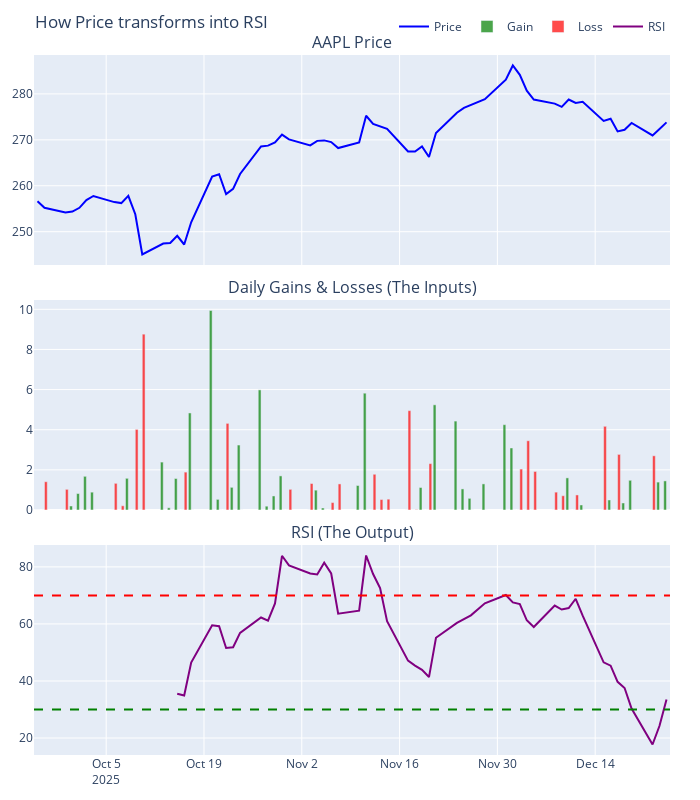

The code cell stored with this chart in its notebook:
### Code cell
import vectorbt as vbt
import plotly.graph_objects as go
import pandas as pd

# 1. Prepare the Data
data = vbt.YFData.download('AAPL', period='3mo')
price = data.get('Close')

# Calculate the "Ingredients"
change = price.diff()
gain = change.where(change > 0, 0)
loss = -change.where(change < 0, 0)
rsi = vbt.RSI.run(price, window=14).rsi

# 2. Create Subplots
fig = vbt.make_subplots(rows=3, cols=1, shared_xaxes=True, 
                        vertical_spacing=0.05,
                        subplot_titles=("AAPL Price", "Daily Gains & Losses (The Inputs)", "RSI (The Output)"))

# Row 1: Price
fig.add_trace(go.Scatter(x=price.index, y=price, name='Price', line=dict(color='blue')), row=1, col=1)

# Row 2: Gains and Losses (Bar chart shows the 'tug-of-war')
fig.add_trace(go.Bar(x=gain.index, y=gain, name='Gain', marker_color='green', opacity=0.7), row=2, col=1)
fig.add_trace(go.Bar(x=loss.index, y=loss, name='Loss', marker_color='red', opacity=0.7), row=2, col=1)

# Row 3: RSI
fig.add_trace(go.Scatter(x=rsi.index, y=rsi, name='RSI', line=dict(color='purple')), row=3, col=1)
fig.add_hline(y=70, line_dash="dash", line_color="red", row=3, col=1)
fig.add_hline(y=30, line_dash="dash", line_color="green", row=3, col=1)

fig.update_layout(height=800, title_text="How Price transforms into RSI", showlegend=True)
fig.show()
